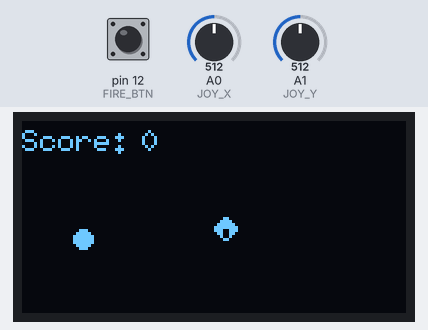
Bench run of a sketch on a simulated Arduino Uno, built with avr-gcc and run on an emulated ATmega328P. On the bench: 128×64 one-colour display. The test bench sets the inputs (shaded band); at power-on: A0 (JOY_X) = 512, pin 12 (FIRE_BTN) HIGH, A1 (JOY_Y) = 512. Random numbers use the default seed unless the sketch sets one.

Above: at 1.26 s.
1.3 s: A0 (JOY_X) set to 610
At 1.36 s:
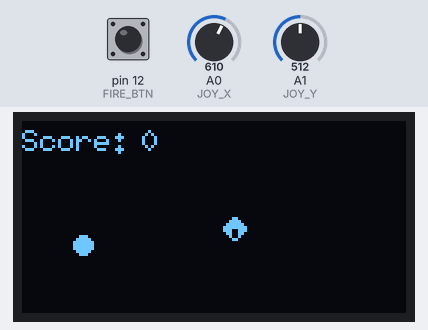
2.9 s: pin 12 (FIRE_BTN) pulled LOW for 0.15 s
At 2.96 s:
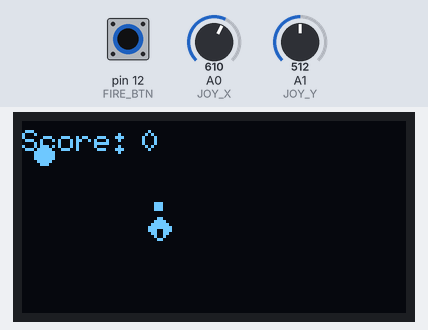
3.6 s: A1 (JOY_Y) set to 610
At 3.65 s:
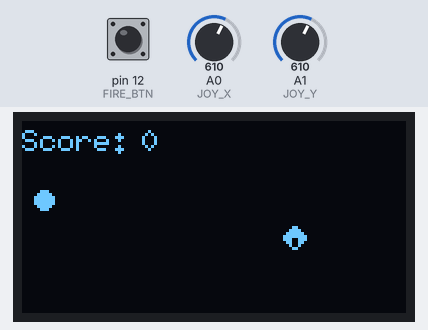
5.1 s: A0 (JOY_X) set to 590
At 7.1 s:
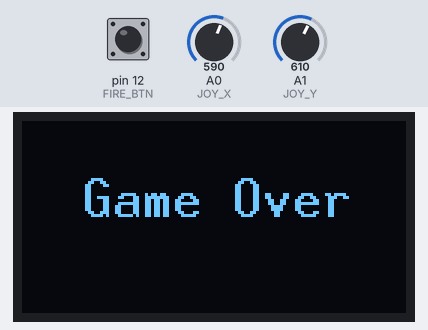
7.8 s: A1 (JOY_Y) set to 511
At 9.34 s:
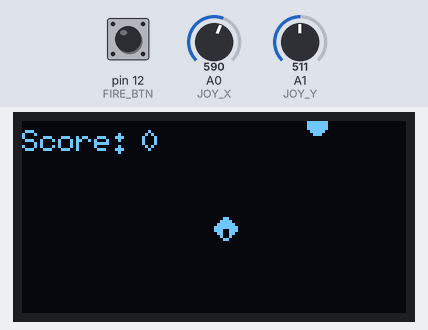
10.8 s: pin 12 (FIRE_BTN) pulled LOW for 1 s
At 10.85 s:
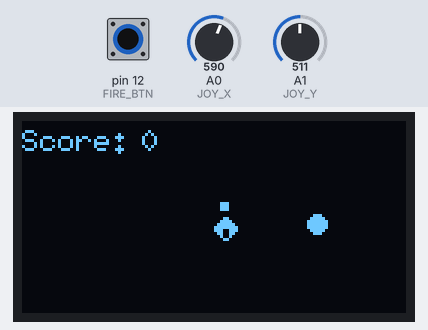

The sketch:

shmup.ino
```cpp
#include <U8g2lib.h>
#include <Wire.h>

U8G2_SSD1306_128X64_NONAME_F_HW_I2C screen(U8G2_R0, U8X8_PIN_NONE);

#define JOY_X A0
#define JOY_Y A1
#define FIRE_BTN 12


uint8_t shipX = 64;
uint8_t shipY = 32;

int8_t bulletY = -10;
int8_t bulletX = -10;

uint8_t asteroidX = 20;
uint8_t asteroidY = 12;

uint8_t asteroidSpeed = 1;
int score = 0;

char scoreText[12];
char gameOverMsg[20];

bool bulletActive = false;
bool gameRunning = true;
bool isGameOver = false;

unsigned long gameOverTime = 0;

static const unsigned char ship_bits[] U8X8_PROGMEM = {
  0b00011000,
  0b00111100,
  0b01111110,
  0b11111111,
  0b11100111,
  0b01100110,
  0b00100100,
  0b00011000
};

void setup() {
  pinMode(FIRE_BTN, INPUT_PULLUP);
  screen.begin();
}

void loop() {
  if (isGameOver) {
    screen.clearBuffer();
    screen.setFont(u8g2_font_10x20_tr);
    screen.drawStr(20, 32, gameOverMsg);
    screen.sendBuffer();

    if (millis() - gameOverTime > 3000) {
      score = 0;
      shipX = 64;
      shipY = 32;
      asteroidX = random(0, 120);
      asteroidY = 0;
      bulletActive = false;
      isGameOver = false;
      gameRunning = true;
    }
    return;
  }

  itoa(score, scoreText, 10);

  if (gameRunning) {
    int xVal = analogRead(JOY_X);
    int yVal = analogRead(JOY_Y);


    if (xVal < 400) shipX -= 3;
    if (xVal > 600) shipX += 3;
    if (yVal < 400) shipY -= 3;
    if (yVal > 600) shipY += 3;

    if (shipX > 128) shipX = 0;
    if (shipX < 0)   shipX = 120;
    if (shipY > 64)  shipY = 0;
    if (shipY < 0)   shipY = 56;
  }


  if (digitalRead(FIRE_BTN) == LOW && !bulletActive) {
    bulletActive = true;
    bulletX = shipX + 2; // Center the bullet on the 8px ship
    bulletY = shipY;
  }

  if (bulletActive) {
    bulletY -= 5;
    if (bulletY < 0) bulletActive = false;
  }


  if (bulletActive && abs(bulletX - asteroidX) < 8 && abs(bulletY - asteroidY) < 8) {
    bulletActive = false;
    score++;
    asteroidX = random(0, 120);
    asteroidY = 0;
  }


  if (abs(shipX - asteroidX) < 7 && abs(shipY - asteroidY) < 7) {
    score -= 5;
    asteroidY = 0;
    asteroidX = random(0, 120);

    if (score < 0) {
      isGameOver = true;
      gameRunning = false;
      strcpy(gameOverMsg, "Game Over");
      gameOverTime = millis();
    }
  }


  asteroidY += asteroidSpeed;
  if (asteroidY > 64) {
    asteroidY = 0;
    asteroidX = random(0, 120);
  }

  screen.clearBuffer();
  screen.setFont(u8g2_font_6x10_tr);
  screen.drawStr(0, 10, "Score: ");
  screen.drawStr(40, 10, scoreText);

  screen.drawXBMP(shipX, shipY, 8, 8, ship_bits);

  if (bulletActive) {
    screen.drawBox(bulletX, bulletY, 3, 3);
  }

  screen.drawDisc(asteroidX, asteroidY, 3);
  screen.sendBuffer();

  delay(10);
}
```
